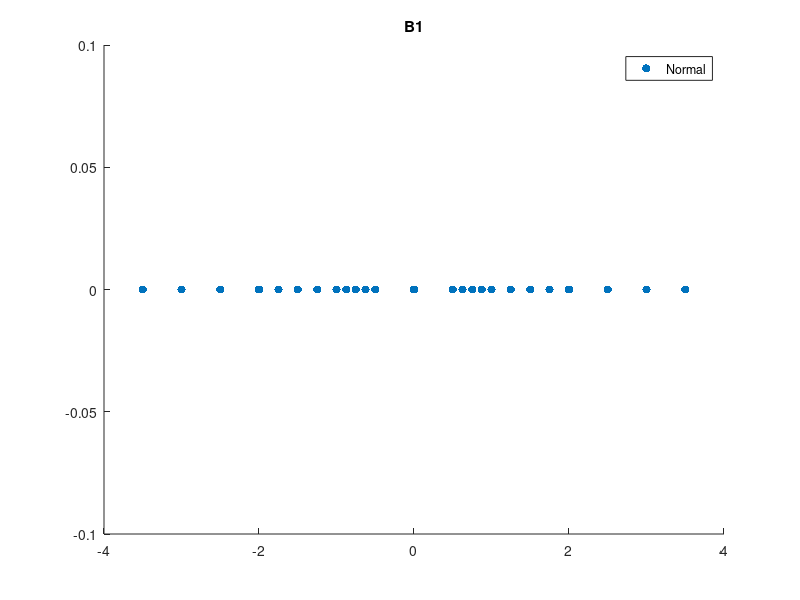
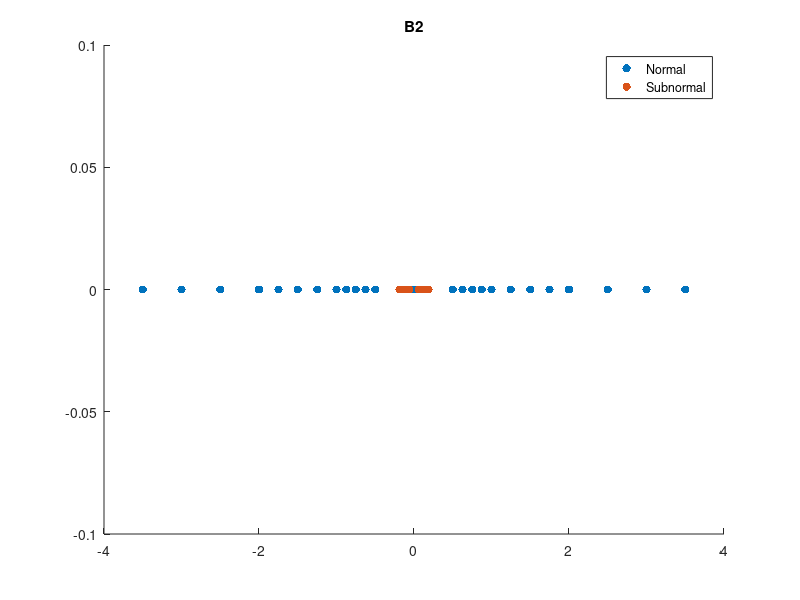

MATLAB code to generate these figures, in order:
x1=[-3.5,-3,-2.5,-2,-1.75,-1.5,-1.25,-1,-0.875,-0.75,-0.625,-0.5,0,0.5,0.625,0.75,0.875,1,1.25,1.5,1.75,2,2.5,3,3.5];
y1=zeros(25,1);
axis([-4 4 -0.1 0.1]);
hold on
scatter(x1,y1,'filled');
legend('Normal');
title('B1');
figure;

x2=[-0.1875,-0.125,-0.0625,0.0625,0.125,0.1875];
y2=zeros(6,1);
axis([-4 4 -0.1 0.1]);
hold on
scatter(x1,y1,'filled');
scatter(x2,y2,'filled');
legend('Normal','Subnormal');
title('B2');

